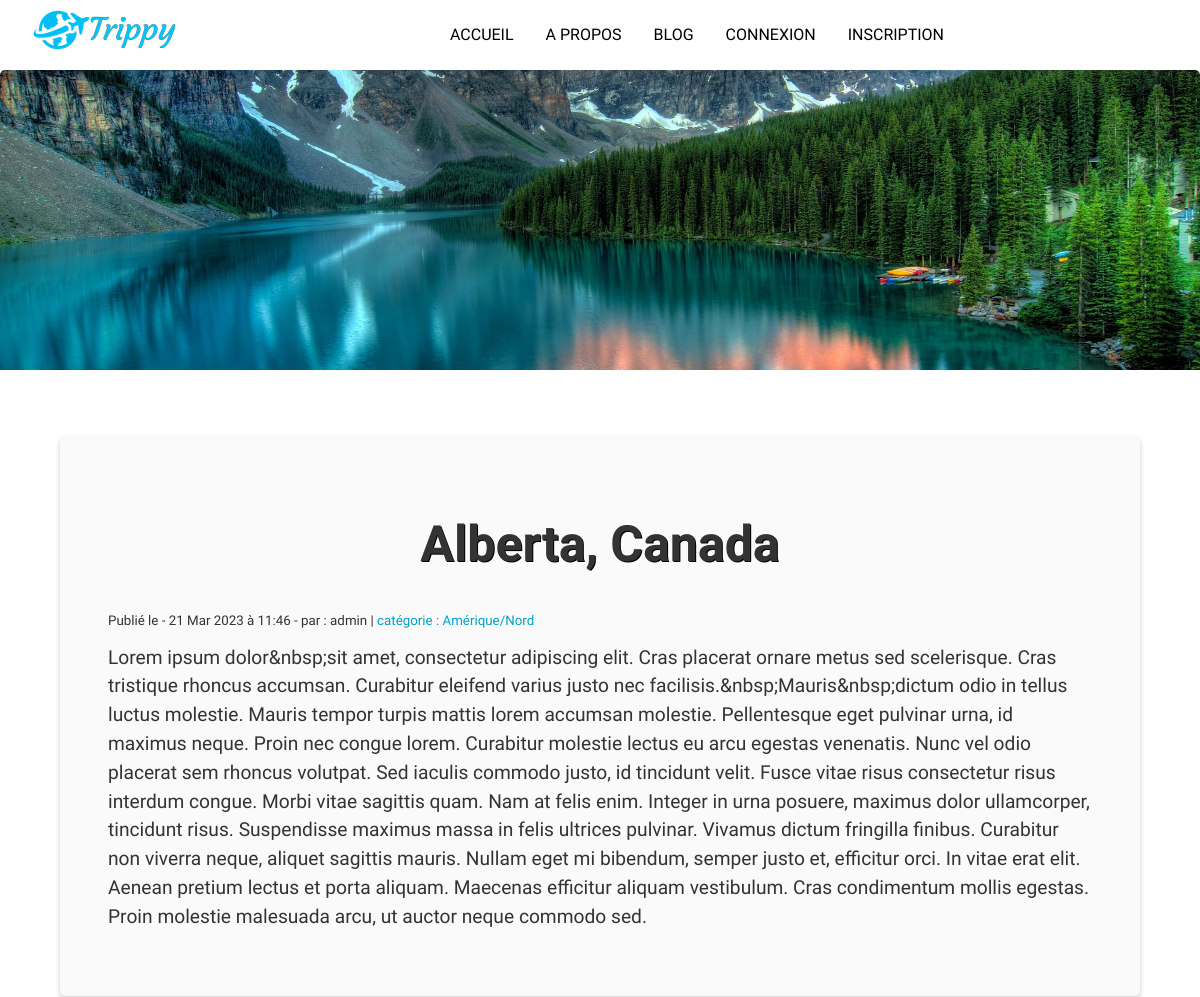
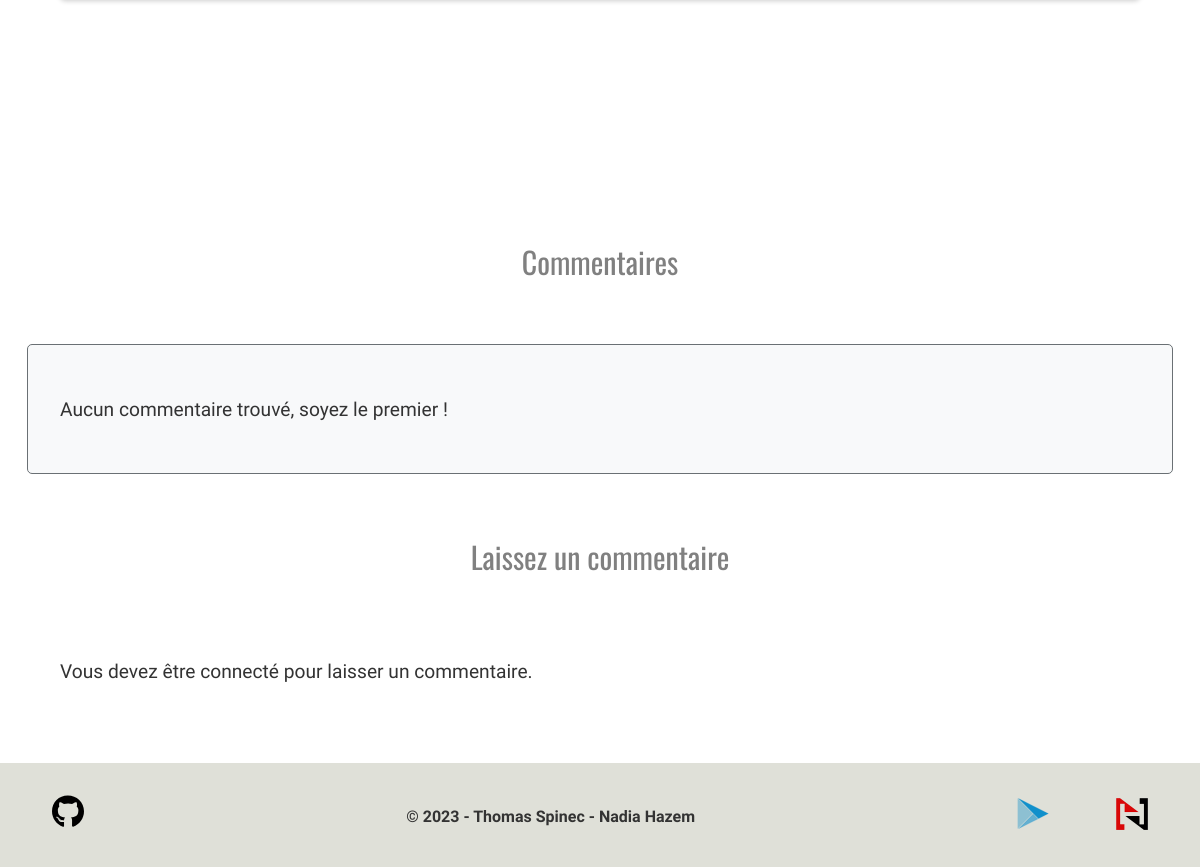
Page /article.php?id=17 on the committed database (2 pictures, top to bottom).
### tables this page shows
CREATE TABLE IF NOT EXISTS `articles` (
  `id` int(11) NOT NULL AUTO_INCREMENT,
  `titre` varchar(255) NOT NULL,
  `description` text NOT NULL,
  `categories` varchar(255) NOT NULL,
  `date` datetime NOT NULL,
  `id_utilisateur` int(11) NOT NULL,
  `image` text NOT NULL,
  `summary` text NOT NULL,
  `likes` int(11) NOT NULL DEFAULT '0',
  `dislikes` int(11) NOT NULL DEFAULT '0',
  PRIMARY KEY (`id`)
);

CREATE TABLE IF NOT EXISTS `utilisateurs` (
  `id` int(11) NOT NULL AUTO_INCREMENT,
  `login` varchar(255) NOT NULL,
  `password` varchar(255) NOT NULL,
  `droit` varchar(255) NOT NULL DEFAULT 'user',
  PRIMARY KEY (`id`)
);

CREATE TABLE IF NOT EXISTS `categories` (
  `id` int(11) NOT NULL AUTO_INCREMENT,
  `categorie` varchar(255) NOT NULL,
  PRIMARY KEY (`id`)
);

### assets/class/Article.php (called while the page is built, shortened)
<?php
include_once 'DbConnect.php';
class Article
{
    private $bdd;
    public function __construct(DbConnect $db)
    {
        $this->bdd = $db->getbdd();
    }
    function getArticle($id)
    {
        $id = htmlspecialchars($id);
        $request = "SELECT articles.*, DATE_FORMAT(articles.date, '- %d %b %Y à %H:%i -') as date, utilisateurs.login AS auteur, categories.categorie as categ, articles.summary
        FROM articles
        INNER JOIN utilisateurs ON articles.id_utilisateur = utilisateurs.id INNER JOIN categories ON articles.categories = categories.id
        WHERE articles.id = :id";
        $select = $this->bdd->prepare($request);
        $select->execute([
            'id' => $id
        ]);
        $article = $select->fetch(PDO::FETCH_ASSOC);
        if (!$article) {
            return null;
        } else {
            return $article;
        }
    }
}

### assets/class/DbConnect.php (called while the page is built)
<?php
class DbConnect {
    private $bdd;
    public function __construct() {
        $host = 'localhost';
        $dbname = 'blog';
        $dbuser = 'root';
        $dbpass = '';
        try {
            $this->bdd = new PDO("mysql:host=$host;dbname=$dbname;charset=utf8", $dbuser, $dbpass);
            $this->bdd->setAttribute(PDO::ATTR_ERRMODE, PDO::ERRMODE_EXCEPTION);
            $this->bdd->exec("set names utf8");
        } catch (PDOException $e) {
            echo "Erreur : " . $e->getMessage();
            die();
        }
    }
    public function getBdd() {
        return $this->bdd;
    }
}
?>

### assets/class/Comments.php (called while the page is built, shortened)
<?php
class Comments
{
    private $bdd;
    public function __construct(DbConnect $bdd)
    {
        $this->bdd = $bdd->getbdd();
    }
    public function getComments($id)
    {
        $request = "SELECT commentaires.*, DATE_FORMAT(commentaires.date, '- %d %m %Y %H:%i -') as date, utilisateurs.login AS auteur FROM commentaires INNER JOIN utilisateurs ON commentaires.id_utilisateur = utilisateurs.id WHERE commentaires.id_article = :id ORDER BY date DESC";
        $select = $this->bdd->prepare($request);
        $select->execute([
            'id' => $id,
        ]);
        $comments = $select->fetchAll(PDO::FETCH_ASSOC);
        if (!$comments) {
            return null;
        } else {
            return $comments;
        }
    }
}

### assets/class/User.php (called while the page is built, shortened)
<?php
require_once 'DbConnect.php';
class User
{
    private $id;
    public $login;
    private $password;
    public function isConnected()
    {
        if ($this->id != null && $this->login != null && $this->password != null) {
            return true;
        } else {
            return false;
        }
    }
}

### article.php (the view, shortened to what this page needs)
<?php
require_once 'assets/class/DbConnect.php';
require_once 'assets/class/User.php';
require_once 'assets/class/Article.php';
require_once 'assets/class/Comments.php';
$db = new DbConnect();
$user = new User($db);
$article = new Article($db);
$comment = new Comments($db);
?>
<!DOCTYPE html>
<html lang="fr">
<head>
    <link rel="stylesheet" href="assets/css/style.css">
</head>
<body>
    <?php include 'includes/header.php';
    if (isset($_GET['id'])) {
        $id = $_GET['id'];
    } else {
        header('Location: blog.php');
    }
    $item = $article->getArticle($id);
    $titre = $item['titre'];
    $date = $item['date'];
    $auteur = $item['auteur'];
    $categories = $item['categ'];
    $description = $item['description'];
    ?>
    <div class="wrapper">
        <main>
            <?php if (!empty($item['image'])) : ?>
                <img class="banner" src="assets/uploads/<?= $item['image'] ?>" alt="<?= $titre ?>">
            <?php endif; ?>
            <div class="container">
                <div class="article">
                    <h1><?= $titre ?></h1>
                    <small class="article-meta">Publié le <?= $date ?> par : <?= $auteur ?> | <span class="cat">catégorie : <?= $categories ?></span></small>
                    <p class="article-description"><?= $description; ?></p>
                </div>
            </div>
            <h2>Commentaires</h2>
            <section id="comments" class="container bg-light border radius p-2">
                <?php
                $comments = $comment->getComments($id);
                if ($comments !== null) {
                    foreach ($comments as $comment) :
                        $id = $comment['id'];
                        $auteur = $comment['auteur'];
                        $date = $comment['date'];
                        $commentaire = $comment['commentaire'];
                        $sujet = $comment['sujet'];
                ?>
                        <div class="comment">
                            <h3><?= $sujet ?></h3>
                            <small class="comment-meta">Publié le <?= $date ?></small>
                            <p><?= $commentaire ?></p>
                            <hr>
                        </div>
                <?php
                    endforeach;
                } else {
                    echo '<p>Aucun commentaire trouvé, soyez le premier !</p>';
                }
                ?>
            </section>
            <h2>Laissez un commentaire</h2>
            <section class="container">
                <?php
                if (!$user->isConnected()) {
                    echo '<p>Vous devez être connecté pour laisser un commentaire.</p>';
                }
                ?>
            </section>
        </main>
        <div class="push"></div>
    </div>
    <?php include 'includes/footer.php'; ?>
</body>
</html>

### assets/css/style.css (style rules this page uses)
body, html { margin: 0; padding: 0; width: 100%; font-family: "Bellota", cursive; font-size: 16px; line-height: 1.5; color: #333; background-color: #fff; }
.wrapper { min-height: 100%; background: transparent; margin-bottom: -50px; }
.footer, .push { height: 50px; }
p { font-family: "Bellota", cursive; font-size: 1.2rem; line-height: 1.5; margin-bottom: 1rem; }
h2, h3, h4, h5, h6 { font-family: "Oswald", sans-serif; font-weight: 400; margin: 0; }
h1 { font-size: 50px; font-family: "Libre Franklin", sans-serif; line-height: 50px; text-align: center; margin-bottom: 3rem; text-shadow: 1px 1px #000; }
h2 { font-size: 30px; text-align: center; color: grey; line-height: 45px; }
.bg-light { background-color: #f8f9fa; }
small { line-height: 0.5rem; }
.radius { border-radius: 5px; }
.border { border: 1px solid #6a7074; }
.p-2 { padding: 2rem !important; }
.container { display: flex; flex-direction: column; justify-content: center; margin: 5% auto; width: 90%; }
main { width: 100%; min-height: 100%; margin: 0; }
.article { display: flex; flex-direction: column; height: 100%; border-radius: 5px; margin-bottom: 5rem; padding: 3rem; background: #fafafa; box-shadow: 0 2px 5px rgba(0, 0, 0, 0.2); }
.banner { width: 100%; height: 300px; object-fit: cover; border-radius: 5px 5px 0 0; }
.article-meta { font-family: "Libre Franklin", sans-serif; }
.cat { color: #009fc6; }

### rows in the picture
articles: image (picture), titre "Alberta, Canada", id_utilisateur.login "admin", categories.categorie "Amérique/Nord", description "Lorem ipsum dolor&nbsp;sit amet, consectetur adipiscing elit. Cras placerat ornare metus sed scelerisque. Cras tristique rhoncus accumsan. Curabitur eleifend varius justo nec facilisis.&nbsp;Mauris&nbsp;dictum odio in tellus luctus molestie. Mauris tempor turpis mattis lorem accumsan molestie. Pellentesque eget pulvinar urna, id maximus neque. Proin nec congue lorem. Curabitur molestie lectus eu arcu egestas venenatis. Nunc vel odio placerat sem rhoncus volutpat. Sed iaculis commodo justo, id tincidunt velit. Fusce vitae risus consectetur risus interdum congue. Morbi vitae sagittis quam. Nam at felis enim. Integer in urna posuere, maximus dolor ullamcorper, tincidunt risus. Suspendisse…"

### other values in the picture
$date "- 21 Mar 2023 à 11:46 -"
